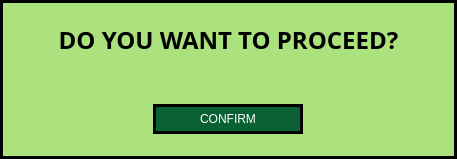
<?xml version="1.0" encoding="UTF-8"?>
<ui version="4.0">
 <class>Dialog</class>
 <widget class="QDialog" name="Dialog">
  <property name="geometry">
   <rect>
    <x>0</x>
    <y>0</y>
    <width>457</width>
    <height>159</height>
   </rect>
  </property>
  <property name="windowTitle">
   <string>Dialog</string>
  </property>
  <property name="styleSheet">
   <string notr="true">#widget{
background-color: #ABE27D;
border: 3px solid black;
}
.QPushButton{
background-color: #096033;
border: 3px solid black;
color: white
}</string>
  </property>
  <layout class="QGridLayout" name="gridLayout">
   <property name="leftMargin">
    <number>0</number>
   </property>
   <property name="topMargin">
    <number>0</number>
   </property>
   <property name="rightMargin">
    <number>0</number>
   </property>
   <property name="bottomMargin">
    <number>0</number>
   </property>
   <property name="spacing">
    <number>0</number>
   </property>
   <item row="0" column="0">
    <widget class="QWidget" name="widget" native="true">
     <layout class="QVBoxLayout" name="verticalLayout">
      <property name="spacing">
       <number>0</number>
      </property>
      <property name="leftMargin">
       <number>0</number>
      </property>
      <property name="topMargin">
       <number>0</number>
      </property>
      <property name="rightMargin">
       <number>0</number>
      </property>
      <property name="bottomMargin">
       <number>0</number>
      </property>
      <item>
       <widget class="QWidget" name="widget_3" native="true">
        <layout class="QHBoxLayout" name="horizontalLayout_2">
         <item>
          <spacer name="horizontalSpacer">
           <property name="orientation">
            <enum>Qt::Horizontal</enum>
           </property>
           <property name="sizeType">
            <enum>QSizePolicy::Fixed</enum>
           </property>
           <property name="sizeHint" stdset="0">
            <size>
             <width>40</width>
             <height>20</height>
            </size>
           </property>
          </spacer>
         </item>
         <item>
          <widget class="QLabel" name="label">
           <property name="font">
            <font>
             <family>DM Sans</family>
             <pointsize>18</pointsize>
             <bold>true</bold>
            </font>
           </property>
           <property name="text">
            <string>DO YOU WANT TO PROCEED?</string>
           </property>
           <property name="alignment">
            <set>Qt::AlignCenter</set>
           </property>
          </widget>
         </item>
         <item>
          <spacer name="horizontalSpacer_2">
           <property name="orientation">
            <enum>Qt::Horizontal</enum>
           </property>
           <property name="sizeType">
            <enum>QSizePolicy::Fixed</enum>
           </property>
           <property name="sizeHint" stdset="0">
            <size>
             <width>40</width>
             <height>20</height>
            </size>
           </property>
          </spacer>
         </item>
        </layout>
       </widget>
      </item>
      <item>
       <widget class="QWidget" name="widget_2" native="true">
        <layout class="QHBoxLayout" name="horizontalLayout">
         <item>
          <widget class="QPushButton" name="Confirm_btn">
           <property name="sizePolicy">
            <sizepolicy hsizetype="Fixed" vsizetype="Fixed">
             <horstretch>0</horstretch>
             <verstretch>0</verstretch>
            </sizepolicy>
           </property>
           <property name="minimumSize">
            <size>
             <width>150</width>
             <height>30</height>
            </size>
           </property>
           <property name="text">
            <string>CONFIRM</string>
           </property>
          </widget>
         </item>
        </layout>
       </widget>
      </item>
     </layout>
    </widget>
   </item>
  </layout>
 </widget>
 <resources/>
 <connections/>
</ui>
